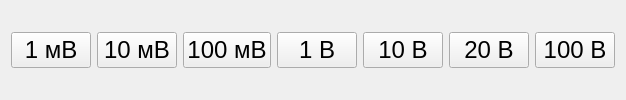
                      <widget class="QWidget" name="dcvStepPage_2">
                       <layout class="QHBoxLayout" name="horizontalLayout_18">
                        <property name="topMargin">
                         <number>0</number>
                        </property>
                        <property name="bottomMargin">
                         <number>0</number>
                        </property>
                        <item>
                         <widget class="QPushButton" name="fixedStep1PushButton_2">
                          <property name="sizePolicy">
                           <sizepolicy hsizetype="Fixed" vsizetype="Fixed">
                            <horstretch>0</horstretch>
                            <verstretch>0</verstretch>
                           </sizepolicy>
                          </property>
                          <property name="font">
                           <font>
                            <pointsize>18</pointsize>
                           </font>
                          </property>
                          <property name="text">
                           <string>1 мВ</string>
                          </property>
                          <property name="checkable">
                           <bool>true</bool>
                          </property>
                         </widget>
                        </item>
                        <item>
                         <widget class="QPushButton" name="fixedStep2PushButton_2">
                          <property name="sizePolicy">
                           <sizepolicy hsizetype="Fixed" vsizetype="Fixed">
                            <horstretch>0</horstretch>
                            <verstretch>0</verstretch>
                           </sizepolicy>
                          </property>
                          <property name="font">
                           <font>
                            <pointsize>18</pointsize>
                           </font>
                          </property>
                          <property name="text">
                           <string>10 мВ</string>
                          </property>
                          <property name="checkable">
                           <bool>true</bool>
                          </property>
                         </widget>
                        </item>
                        <item>
                         <widget class="QPushButton" name="fixedStep3PushButton_2">
                          <property name="sizePolicy">
                           <sizepolicy hsizetype="Fixed" vsizetype="Fixed">
                            <horstretch>0</horstretch>
                            <verstretch>0</verstretch>
                           </sizepolicy>
                          </property>
                          <property name="font">
                           <font>
                            <pointsize>18</pointsize>
                           </font>
                          </property>
                          <property name="text">
                           <string>100 мВ</string>
                          </property>
                          <property name="checkable">
                           <bool>true</bool>
                          </property>
                         </widget>
                        </item>
                        <item>
                         <widget class="QPushButton" name="fixedStep4PushButton_2">
                          <property name="sizePolicy">
                           <sizepolicy hsizetype="Fixed" vsizetype="Fixed">
                            <horstretch>0</horstretch>
                            <verstretch>0</verstretch>
                           </sizepolicy>
                          </property>
                          <property name="font">
                           <font>
                            <pointsize>18</pointsize>
                           </font>
                          </property>
                          <property name="text">
                           <string>1 В</string>
                          </property>
                          <property name="checkable">
                           <bool>true</bool>
                          </property>
                         </widget>
                        </item>
                        <item>
                         <widget class="QPushButton" name="fixedStep5PushButton_2">
                          <property name="sizePolicy">
                           <sizepolicy hsizetype="Fixed" vsizetype="Fixed">
                            <horstretch>0</horstretch>
                            <verstretch>0</verstretch>
                           </sizepolicy>
                          </property>
                          <property name="font">
                           <font>
                            <pointsize>18</pointsize>
                           </font>
                          </property>
                          <property name="text">
                           <string>10 В</string>
                          </property>
                          <property name="checkable">
                           <bool>true</bool>
                          </property>
                         </widget>
                        </item>
                        <item>
                         <widget class="QPushButton" name="fixedStep6PushButton_2">
                          <property name="sizePolicy">
                           <sizepolicy hsizetype="Fixed" vsizetype="Fixed">
                            <horstretch>0</horstretch>
                            <verstretch>0</verstretch>
                           </sizepolicy>
                          </property>
                          <property name="font">
                           <font>
                            <pointsize>18</pointsize>
                           </font>
                          </property>
                          <property name="text">
                           <string>20 В</string>
                          </property>
                          <property name="checkable">
                           <bool>true</bool>
                          </property>
                         </widget>
                        </item>
                        <item>
                         <widget class="QPushButton" name="fixedStep7PushButton_2">
                          <property name="sizePolicy">
                           <sizepolicy hsizetype="Fixed" vsizetype="Fixed">
                            <horstretch>0</horstretch>
                            <verstretch>0</verstretch>
                           </sizepolicy>
                          </property>
                          <property name="font">
                           <font>
                            <pointsize>18</pointsize>
                           </font>
                          </property>
                          <property name="text">
                           <string>100 В</string>
                          </property>
                          <property name="checkable">
                           <bool>true</bool>
                          </property>
                         </widget>
                        </item>
                       </layout>
                      </widget>
